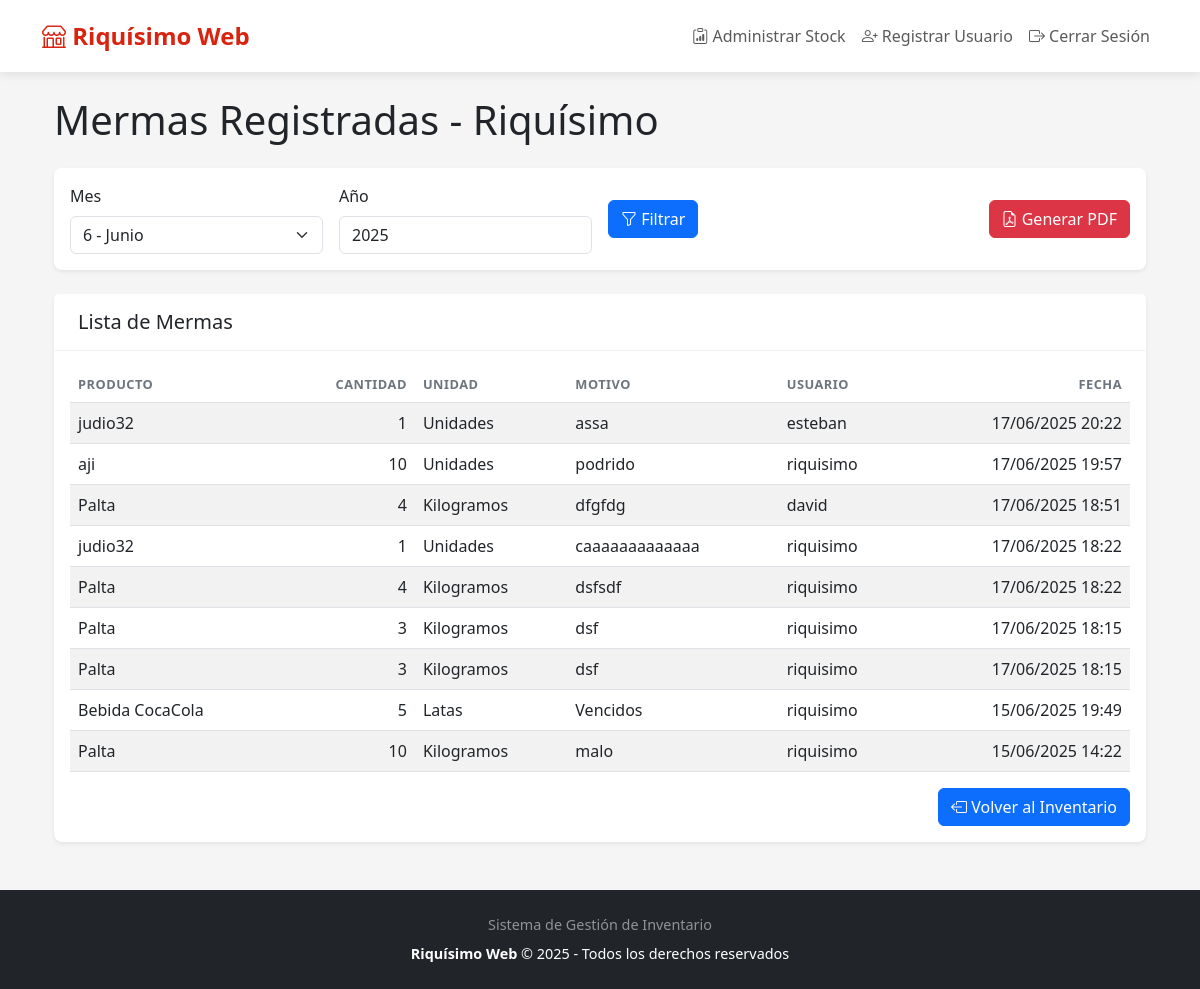
The app's page /inventario/mermas/ (signed in), older data.
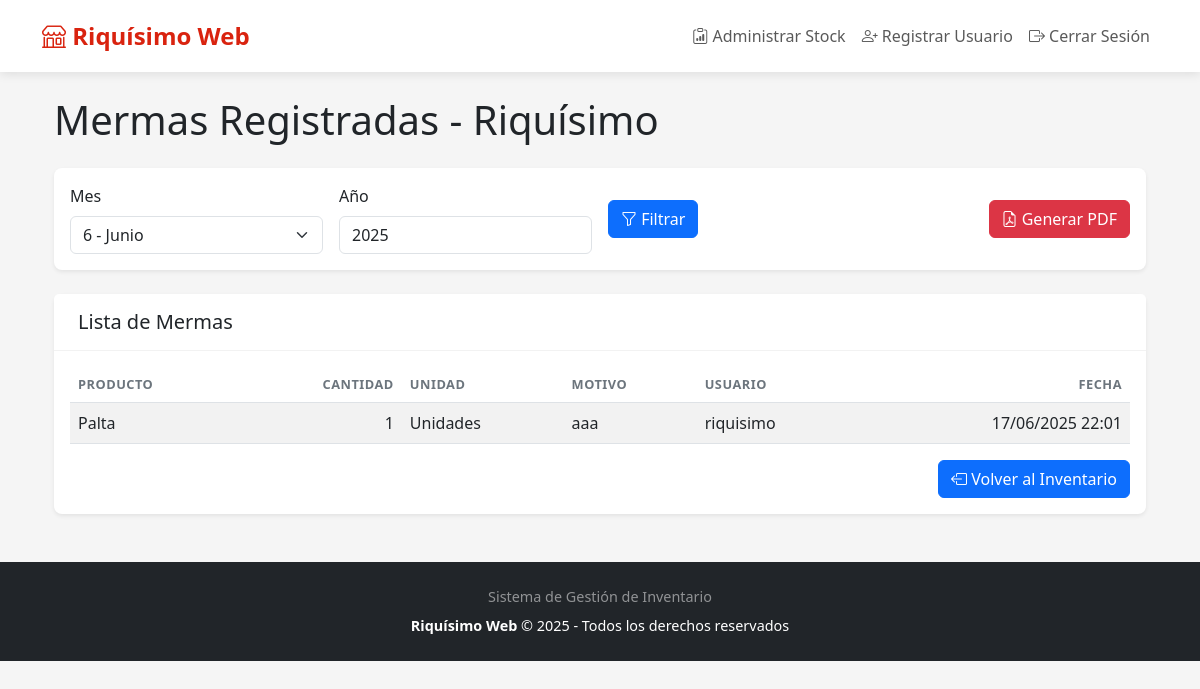
The same page, newer data.
### inventario/models.py (models this page shows, shortened)
class Merma(models.Model):
    producto = models.ForeignKey(Producto, on_delete=models.CASCADE)
    cantidad = models.IntegerField(validators=[MinValueValidator(1)])
    motivo = models.TextField()
    fecha_registro = models.DateTimeField(auto_now_add=True)
    usuario = models.ForeignKey(User, on_delete=models.SET_NULL, null=True)

class Producto(models.Model):
    UNIDADES = [
        ('un', 'Unidades'),
        ('kg', 'Kilogramos'),
        ('lt', 'Litros'),
        ('lata', 'Latas'),
    ]
    nombre = models.CharField(max_length=100)
    cantidad = models.IntegerField(validators=[MinValueValidator(0)])
    unidad = models.CharField(max_length=10, choices=UNIDADES)
    fecha_actualizacion = models.DateTimeField(auto_now=True)

### inventario/views.py (the view)
# urls.py: path('mermas/', MermasPublicoView.as_view(), name='mermas_publico'),
class MermasPublicoView(ListView):
    model = Merma
    template_name = 'inventario/mermas_publico.html'
    context_object_name = 'mermas'
    paginate_by = 20
    def get_queryset(self):
        queryset = super().get_queryset().select_related('producto', 'usuario')
        mes = self.request.GET.get('mes')
        año = self.request.GET.get('año')
        if mes and año:
            queryset = queryset.filter(
                fecha_registro__month=mes,
                fecha_registro__year=año
            )
        return queryset.order_by('-fecha_registro')
    def get_context_data(self, **kwargs):
        context = super().get_context_data(**kwargs)
        context['mes_actual'] = datetime.now().month
        context['año_actual'] = datetime.now().year
        return context

### inventario/templates/inventario/mermas_publico.html (shortened to what this page needs)
{% extends "base.html" %}
{% load static %}
{% block content %}
<div class="container mt-4">
    {% if user.is_authenticated %}
        <h1 class="mb-4">Mermas Registradas - Riquísimo</h1>
        <div class="card mb-4 shadow-sm">
            <div class="card-body">
                <form method="get" class="row g-3 align-items-center">
                    <div class="col-md-3">
                        <label for="mes" class="form-label">Mes</label>
                        <select id="mes" name="mes" class="form-select">
    <option value="6" {% if 6 == mes_actual %}selected{% endif %}>6 - Junio</option>
</select>
                    </div>
                    <div class="col-md-3">
                        <label for="año" class="form-label">Año</label>
                        <input type="number" id="año" name="año" class="form-control"
                               value="{{ año_actual }}" min="2020" max="2030">
                    </div>
                    <div class="col-md-3 d-flex align-items-end">
                        <button type="submit" class="btn btn-primary">
                            <i class="bi bi-funnel"></i> Filtrar
                        </button>
                    </div>
                    <div class="col-md-3 d-flex align-items-end justify-content-end">
                        <a href="{% url 'inventario:reporte_mermas_pdf' %}?mes={{ request.GET.mes|default:mes_actual }}&año={{ request.GET.año|default:año_actual }}"
                           class="btn btn-danger">
                            <i class="bi bi-file-earmark-pdf"></i> Generar PDF
                        </a>
                    </div>
                </form>
            </div>
        </div>
        <div class="card shadow-sm">
            <div class="card-header">
                <h5 class="mb-0">Lista de Mermas</h5>
            </div>
            <div class="card-body">
                {% if mermas %}
                <div class="table-responsive">
                    <table class="table table-striped">
                        <thead>
                            <tr>
                                <th>Producto</th>
                                <th class="text-end">Cantidad</th>
                                <th>Unidad</th>
                                <th>Motivo</th>
                                <th>Usuario</th>
                                <th class="text-end">Fecha</th>
                            </tr>
                        </thead>
                        <tbody>
                            {% for merma in mermas %}
                            <tr>
                                <td>{{ merma.producto.nombre }}</td>
                                <td class="text-end">{{ merma.cantidad }}</td>
                                <td>{{ merma.producto.get_unidad_display }}</td>
                                <td>{{ merma.motivo }}</td>
                                <td>{{ merma.usuario.username|default:"N/A" }}</td>
                                <td class="text-end">{{ merma.fecha_registro|date:"d/m/Y H:i" }}</td>
                            </tr>
                            {% endfor %}
                        </tbody>
                    </table>
                </div>
                {% else %}
                <div class="alert alert-info text-center">
                    No hay mermas registradas para el período seleccionado
                </div>
                {% endif %}
                <div class="mt-3 text-end">
                    <a href="{% url 'inventario:stock_admin' %}" class="btn btn-primary">
                        <i class="bi bi-box-arrow-left"></i> Volver al Inventario
                    </a>
                </div>
            </div>
        </div>
    {% else %}
        <div class="alert alert-warning text-center" role="alert">
            <i class="bi bi-exclamation-circle"></i> Debes iniciar sesión para ver las mermas registradas.
            <a href="{% url 'login' %}?next={{ request.path }}" class="alert-link">Iniciar sesión</a>
        </div>
    {% endif %}
</div>
{% endblock %}

Row changes from the older to the newer data that the page shows:
removed Merma: producto.nombre "judio32", cantidad "1", producto.unidad "Unidades", motivo "assa", usuario.username "esteban", fecha_registro "17/06/2025 20:22"
removed Merma: producto.nombre "aji", cantidad "10", producto.unidad "Unidades", motivo "podrido", usuario.username "riquisimo", fecha_registro "17/06/2025 19:57"
removed Merma: producto.nombre "Palta", cantidad "4", producto.unidad "Kilogramos", motivo "dfgfdg", usuario.username "david", fecha_registro "17/06/2025 18:51"
removed Merma: producto.nombre "judio32", cantidad "1", producto.unidad "Unidades", motivo "caaaaaaaaaaaaa", usuario.username "riquisimo", fecha_registro "17/06/2025 18:22"
removed Merma: producto.nombre "Palta", cantidad "4", producto.unidad "Kilogramos", motivo "dsfsdf", usuario.username "riquisimo", fecha_registro "17/06/2025 18:22"
removed Merma: producto.nombre "Palta", cantidad "3", producto.unidad "Kilogramos", motivo "dsf", usuario.username "riquisimo", fecha_registro "17/06/2025 18:15"
removed Merma: producto.nombre "Palta", cantidad "3", producto.unidad "Kilogramos", motivo "dsf", usuario.username "riquisimo", fecha_registro "17/06/2025 18:15"
removed Merma: producto.nombre "Bebida CocaCola", cantidad "5", producto.unidad "Latas", motivo "Vencidos", usuario.username "riquisimo", fecha_registro "15/06/2025 19:49"
removed Merma: producto.nombre "Palta", cantidad "10", producto.unidad "Kilogramos", motivo "malo", usuario.username "riquisimo", fecha_registro "15/06/2025 14:22"
added Merma: producto.nombre "Palta", cantidad "1", producto.unidad "Unidades", motivo "aaa", usuario.username "riquisimo", fecha_registro "17/06/2025 22:01"
